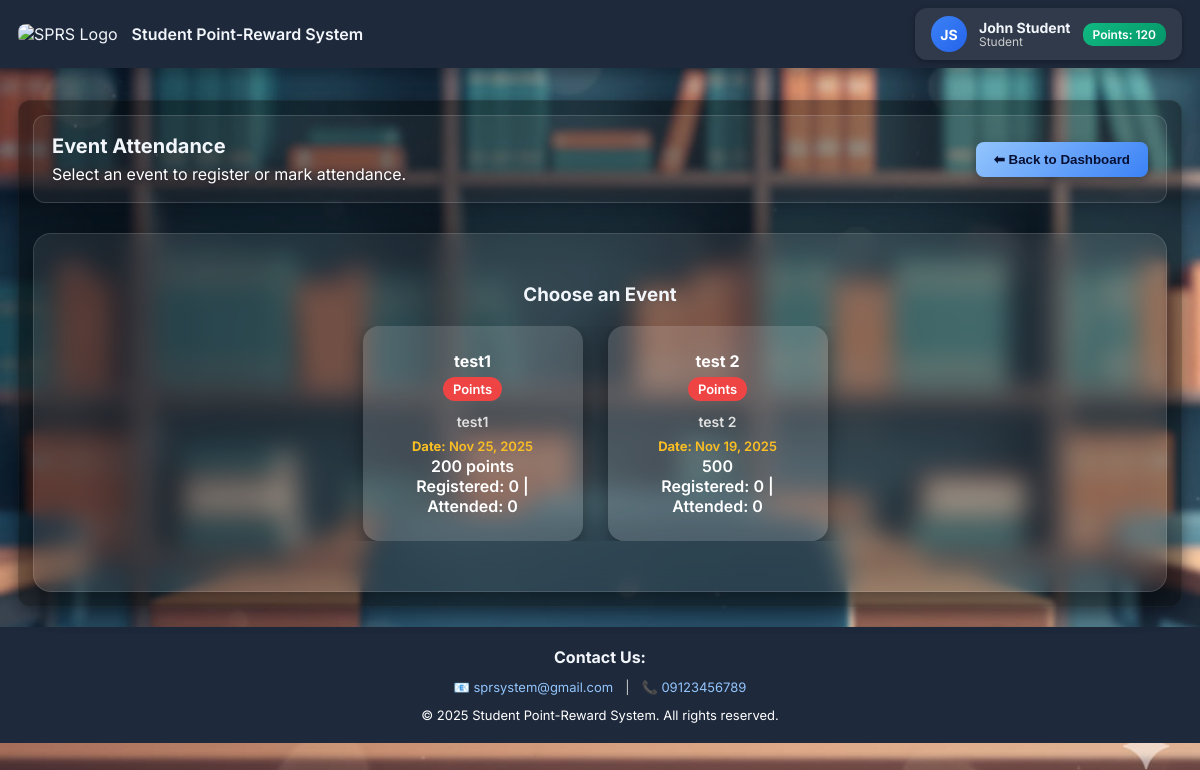
Before: /student/event.php (signed in) with the older database file.
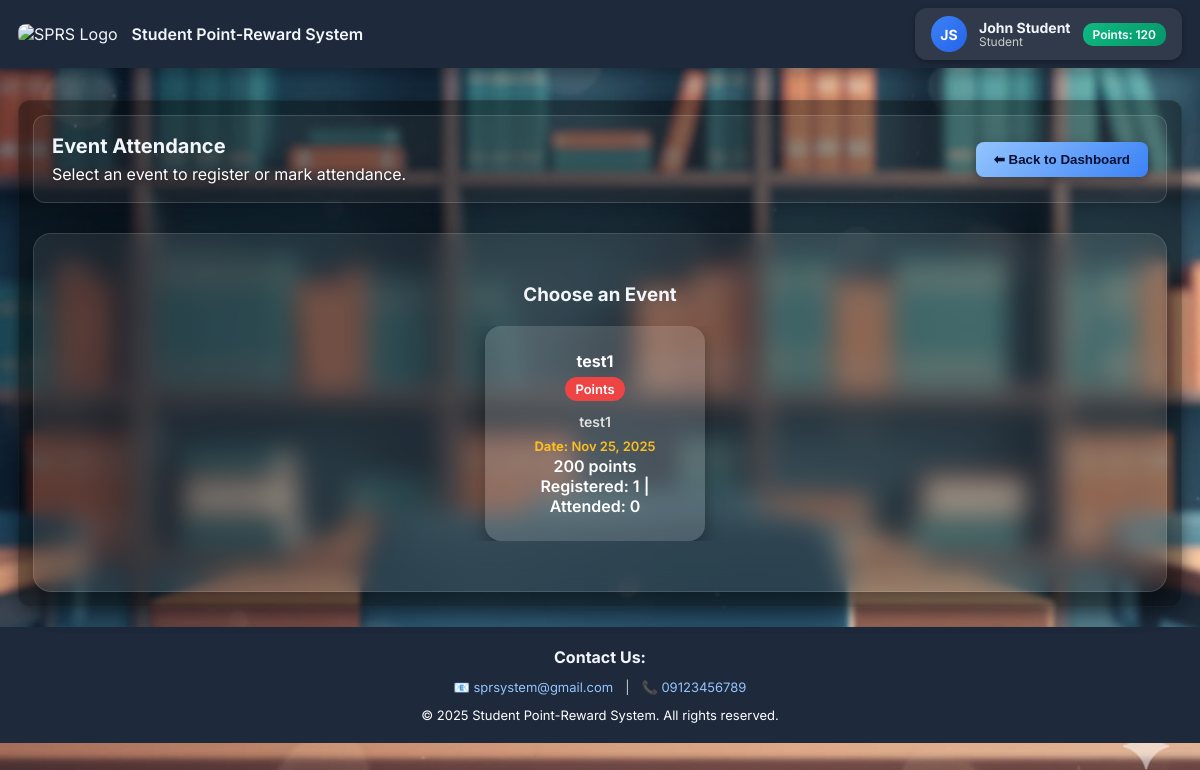
After: the same page with the newer database file.
### tables this page shows
CREATE TABLE `schoolevents` (
  `eventID` int(11) NOT NULL,
  `eventName` varchar(128) NOT NULL,
  `eventDescription` text DEFAULT NULL,
  `eventRewards` text DEFAULT NULL,
  `rewardType` varchar(20) NOT NULL DEFAULT 'Points',
  `eventDate` date NOT NULL DEFAULT curdate()
);

### student/event.php (the view, shortened to what this page needs)
<?php
include('../db_connect.php');
$studentID = $_SESSION['userID'];
$fullName   = $_SESSION['name'] ?? 'Student';
$points     = $_SESSION['points'] ?? 0;
$names = explode(' ', $fullName);
$initials = '';
foreach ($names as $n) {
    $initials .= strtoupper($n[0]);
    if (strlen($initials) >= 2) break;
}
$query = "
    SELECT e.eventID, e.eventName, e.eventDescription, e.eventRewards, e.rewardType, e.eventDate,
           COUNT(DISTINCT r.id) AS totalRegistered,
           COUNT(DISTINCT p.id) AS totalAttended,
           IF(er.id IS NULL, 0, 1) AS eventRegistered,
           IF(ep.attended IS NULL, 0, ep.attended) AS attended
    FROM schoolevents e
    LEFT JOIN event_registrations r ON e.eventID = r.eventID
    LEFT JOIN eventparticipants p ON e.eventID = p.eventID AND p.attended = 1
    LEFT JOIN event_registrations er ON e.eventID = er.eventID AND er.studentID = ?
    LEFT JOIN eventparticipants ep ON e.eventID = ep.eventID AND ep.studentID = ?
    GROUP BY e.eventID
    ORDER BY e.eventID ASC
";
$stmt = mysqli_prepare($conn, $query);
mysqli_stmt_bind_param($stmt, "ii", $studentID, $studentID);
mysqli_stmt_execute($stmt);
$result = mysqli_stmt_get_result($stmt);
$events = [];
while ($row = mysqli_fetch_assoc($result)) {
    $row['totalRegistered'] = (int)$row['totalRegistered'];
    $row['totalAttended'] = (int)$row['totalAttended'];
    $row['eventRegistered'] = (int)$row['eventRegistered'];
    $row['attended'] = (int)$row['attended'];
    $events[] = $row;
}
function formatEventDate($dateStr) {
    return date('M d, Y', strtotime($dateStr));
}
?>
<!doctype html>
<html lang="en">
<head>
</head>
<body>
<header>
  <div class="brand">
    <div class="logo"><img src="images/logorewards.jpg" alt="SPRS Logo"></div>
    <div class="title-wrap"><h1>Student Point-Reward System</h1></div>
  </div>
  <div class="profile-info">
    <div class="avatar"><?= htmlspecialchars($initials) ?></div>
    <div class="user-details">
      <strong><?= htmlspecialchars($fullName) ?></strong>
      <span>Student</span>
    </div>
    <div class="credits">Points: <span id="headerCredits"><?= htmlspecialchars($points) ?></span></div>
  </div>
</header>
<div class="container">
  <section class="content">
    <div class="hero">
      <div class="info">
        <h2>Event Attendance</h2>
        <p>Select an event to register or mark attendance.</p>
      </div>
      <button class="back-btn" onclick="window.location.href='student_index.php'">⬅ Back to Dashboard</button>
    </div>
    <div class="redeem-section">
        <h3>Choose an Event</h3>
        <ul class="option-list">
        <?php if(empty($events)): ?>
            <p>No events available at this time.</p>
        <?php else: ?>
            <?php foreach($events as $e):
                $typeColors = [
                    'Ticket' => '#3b82f6',
                    'Supplies' => '#22c55e',
                    'Tshirts' => '#f59e0b',
                    'IDs' => '#a855f7',
                    'Points' => '#ef4444'
                ];
                $color = $typeColors[$e['rewardType']] ?? '#64748b';
                $formattedDate = formatEventDate($e['eventDate']);
            ?>
                <li class="option-item" onclick="chooseEvent(
                    <?= (int)$e['eventID'] ?>,
                    '<?= addslashes($e['eventName']) ?>',
                    <?= (int)$e['eventRegistered'] ?>,
                    <?= (int)$e['attended'] ?>,
                    '<?= addslashes($e['eventDescription']) ?>',
                    <?= (int)$e['totalRegistered'] ?>,
                    <?= (int)$e['totalAttended'] ?>,
                    '<?= addslashes($e['rewardType']) ?>',
                    '<?= $formattedDate ?>'
                )">
                    <strong><?= htmlspecialchars($e['eventName']) ?></strong>
                    <div class="reward-type" style="background: <?= $color ?>;"><?= htmlspecialchars($e['rewardType']) ?></div>
                    <p style="font-size:14px; margin:6px 0; color:#e0e0e0;"><?= htmlspecialchars($e['eventDescription']) ?></p>
                    <p style="font-size:13px; margin:2px 0; color:#fbbf24;"><strong>Date:</strong> <?= $formattedDate ?></p>
                    <?= htmlspecialchars($e['eventRewards']) ?: '0 Points' ?><br>
                    Registered: <?= (int)$e['totalRegistered'] ?> | Attended: <?= (int)$e['totalAttended'] ?>
                </li>
            <?php endforeach; ?>
        <?php endif; ?>
        </ul>
    </div>
  </section>
</div>
<footer>
  <div style="font-weight:700; font-size:16px; margin-bottom:12px;">Contact Us:</div>
  <div style="font-size:13px; display:flex; justify-content:center; gap:12px; flex-wrap:wrap; align-items:center; margin-bottom:12px; color:#93c5fd;">
    <div>📧 sprsystem@gmail.com</div>
    <span style="color:#ccc;">|</span>
    <div>📞 09123456789</div>
  </div>
  <div style="font-size:13px;color:#fff;">© 2025 Student Point-Reward System. All rights reserved.</div>
</footer>
</body>
</html>

Changed rows visible on the page:
removed schoolevents: eventName "test 2", rewardType "Points", eventDescription "test 2", eventDate "Nov 19, 2025", eventRewards "500", totalRegistered "0", totalAttended "0"
computed for schoolevents "test1": totalRegistered "0" → "1"
